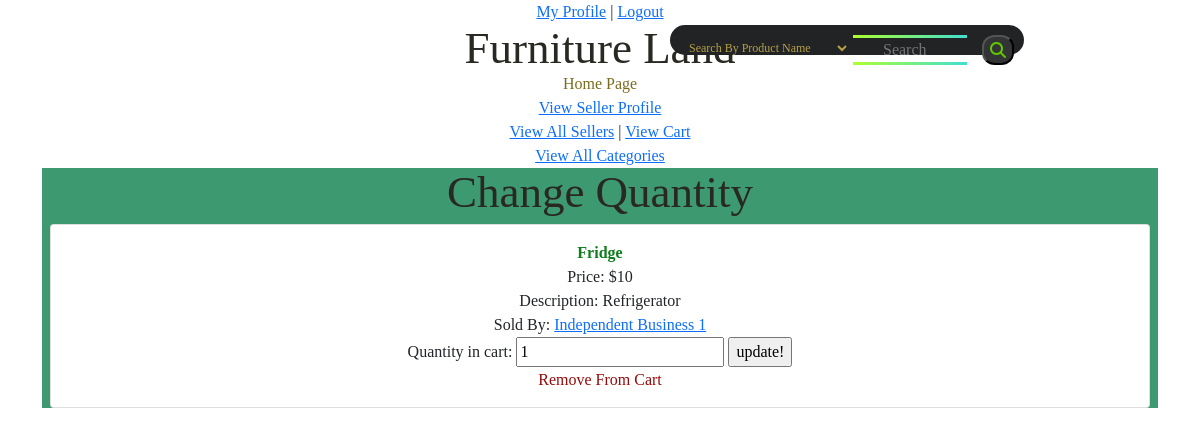
Screenshot of /Cart/modifyQuantity/1 (signed in) with the database file from the repository.
### tables this page shows
CREATE TABLE `product` (
  `product_id` int(11) NOT NULL,
  `product_name` varchar(50) NOT NULL,
  `category_id` int(11) NOT NULL,
  `seller_id` int(11) NOT NULL,
  `available_quantity` int(11) NOT NULL,
  `price` int(11) NOT NULL,
  `description` text NOT NULL,
  `quality` tinyint(1) NOT NULL COMMENT ' 0 is new, 1 is somewhat used, 2 is very used'
);

CREATE TABLE `seller` (
  `seller_id` int(11) NOT NULL,
  `user_id` int(11) NOT NULL,
  `type` tinyint(1) NOT NULL COMMENT '0 is independent, 1 is business',
  `name` varchar(40) NOT NULL,
  `location` varchar(100) NOT NULL
);

CREATE TABLE `products_in_cart` (
  `id` int(11) NOT NULL,
  `cart_id` int(11) NOT NULL,
  `product_id` int(11) NOT NULL,
  `quantity` int(11) NOT NULL
);

### app/core/App.php (called while the page is built, shortened)
<?php
		class App {
			private $method = 'index';
			public function __construct() {
				$url = self::parseUrl();
				if (isset($url[0])) {
					unset($url[0]);
				}
				$this->controller = new $this->controller;
				if (isset($url[1])) {
					if (method_exists($this->controller, $url[1]))
						$this->method = $url[1];
					unset($url[1]);
				}
				$this->params = $url ? array_values($url) : [];
				call_user_func_array([$this->controller, $this->method], $this->params);
			}
			private static function parseUrl() {
				if (isset($_GET['url'])) {
					return explode('/',
						filter_var(
							rtrim($_GET['url'], '/'),
							FILTER_SANITIZE_URL)
					);
				}
			}
		}

### index.php (called while the page is built, shortened)
<?php
    new \app\core\App();

### app/models/Product.php (called while the page is built, shortened)
<?php
        class Product extends \app\core\Model {
            function get($product_id) {
                $SQL = 'SELECT * FROM product WHERE product_id = :product_id';
                $STMT = self::$_connection->prepare($SQL);
                $STMT->execute(['product_id'=>$product_id]);
                $STMT->setFetchMode(\PDO::FETCH_CLASS, "app\models\Product");
                return $STMT->fetch();
            }
        }

### app/core/DBConnection.php (called while the page is built, shortened)
<?php
		class DBConnection {
			static $connection = null;
			private function __construct() {
				if (self::$connection == null) {
					$host = 'localhost';
					$DBname = 'projectdb';
					$user = 'root';
					$password = '';
					self::$connection = new \PDO("mysql:host=$host;dbname=$DBname", $user, $password);
				}
			}
			public static function getInstance() {
				return self::$connection;
			}
		}

### app/models/Seller.php (called while the page is built, shortened)
<?php
    class Seller extends \app\core\Model {
        function get($seller_id) {
            $SQL = 'SELECT * FROM seller WHERE seller_id = :seller_id';
            $STMT = self::$_connection->prepare($SQL);
            $STMT->execute(['seller_id'=> $seller_id]);
            $STMT->setFetchMode(\PDO::FETCH_CLASS, "app\models\Seller");
            return $STMT->fetch();
        }
    }

### app/models/Cart.php (called while the page is built, shortened)
<?php
        class Cart extends \app\core\Model {
            public function getQuantityByProductId($product_id) {
                $SQL = 'SELECT quantity FROM products_in_cart WHERE product_id = :product_id AND cart_id = :cart_id';
                $STMT = self::$_connection->prepare($SQL);
                $STMT->execute(['product_id'=>$product_id, 'cart_id'=>$_SESSION['cart_id']]);
                return $STMT->fetch();
            }
        }

### app/views/Cart/update.php (the view, shortened to what this page needs)
<html>
    <head>
        <link rel="stylesheet" href="../public/css/style.css">
        <link href="https://cdn.jsdelivr.net/npm/bootstrap@5.1.3/dist/css/bootstrap.min.css" rel="stylesheet">
    </head>
    <body>
        <div class="container">
        <div class='products'>
        <h1 style='text-align: center;'>Change Quantity</h1>
        <form method='post' action=''>
        <?php
            $seller = new \app\models\Seller();
            $cart = new \app\models\Cart();
            if ($data != null) {
                    $quantity = $cart->getQuantityByProductId($data->product_id);
                    $currentSeller = $seller->get($data->seller_id);
                    echo "<div class='card m-2'>
                    <div class='card-body'>
                    <b>$data->product_name</b> <br>
                    Price: $$data->price <br>
                    Description: $data->description <br>
                    Sold By: <a href='/Seller/index/$currentSeller->seller_id'>$currentSeller->name</a> <br>
                    Quantity in cart: <input type='text' name='qty' value=$quantity[0] />
                    <input type='submit' name='change' value='update!'/><br>
                    <a href='/Cart/removeFromCart/$data->product_id' class='m-2' id='del'>Remove From Cart</a> </div> </div>";
            }
        ?>
        </div>
        </div>
    </body>
</html>

### public/css/style.css (style rules this page uses)
.products { background: #3D9970; }
b { color: #0c7e1b; }
.m-2#del { text-decoration: none; color: #960a0a; padding: 3.5px; border-radius: 50px 15px 50px 19px; }

### public/css/home.css (style rules this page uses)
.container { text-align: center; font-family: 'Trocchi', serif; font-weight: normal; }
.container h1 { color: #292822; font-family: 'Trocchi', serif; font-size: 45px; font-weight: normal; line-height: 48px; margin: 0; }

### rows the page displays
product: product_name "Fridge", price "10", description "Refrigerator"
seller: name "Independent Business 1"
products_in_cart: qty "1"
